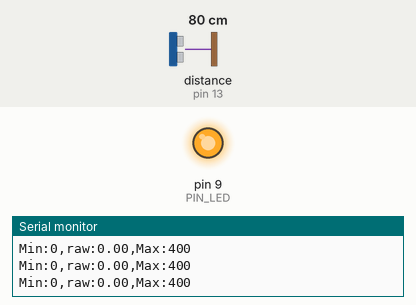
This sketch was run on a simulated Arduino Uno, built with avr-gcc and run on an emulated ATmega328P. Parts: output pins drawn as LEDs (lit = HIGH), the last lines printed to the serial monitor. Wiring (inferred from the names in the program): ultrasonic range finder: trigger pin 12; echo pin 13. Inputs (shaded band) come from the test bench; at power-on: distance to the obstacle (sensor on pin 13) 80 cm. The echo pulse lasts 58.3 µs per cm; pins used as bus, display or sensor lines are not drawn.

Above: at 1.2 s.
1.3 s: distance to the obstacle (sensor on pin 13) set to 33 cm
2.8 s: distance to the obstacle (sensor on pin 13) set to 30 cm
At 3.36 s:
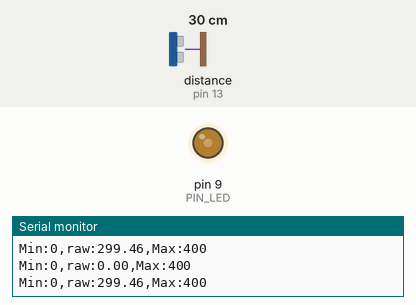
5.8 s: distance to the obstacle (sensor on pin 13) set to 18 cm
At 7.36 s:
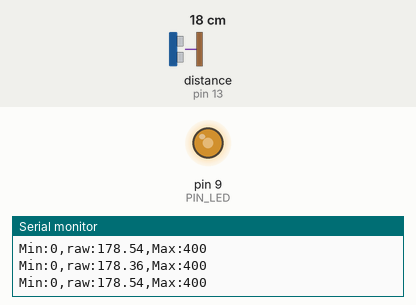
8.8 s: distance to the obstacle (sensor on pin 13) set to 2 cm
Timing chart, 0 to 11.3 s (numbered marks = the images above; inputs shaded):
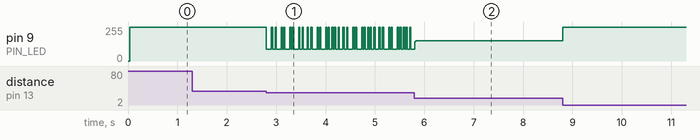

The sketch:

08_example_3.ino
```cpp
// Arduino pin assignment
#define PIN_LED 9
#define PIN_TRIG 12
#define PIN_ECHO 13

// configurable parameters
#define SND_VEL 346.0 // sound velocity at 24 celsius degree (unit: m/s)
#define INTERVAL 25 // sampling interval (unit: ms)
#define _DIST_MIN 100 // minimum distance to be measured (unit: mm)
#define _DIST_MAX 300 // maximum distance to be measured (unit: mm)

// global variables
float timeout; // unit: us
float dist_min, dist_max, dist_raw; // unit: mm
unsigned long last_sampling_time; // unit: ms
float scale; // used for pulse duration to distance conversion

void setup() {
// initialize GPIO pins
  pinMode(PIN_LED,OUTPUT);
  pinMode(PIN_TRIG,OUTPUT);
  digitalWrite(PIN_TRIG, LOW);
  pinMode(PIN_ECHO,INPUT);

// initialize USS related variables
  dist_min = _DIST_MIN;
  dist_max = _DIST_MAX;
  timeout = (INTERVAL / 2) * 1000.0; // precalculate pulseIn() timeout value. (unit: us)
  dist_raw = 0.0; // raw distance output from USS (unit: mm)
  scale = 0.001 * 0.5 * SND_VEL;

// initialize serial port
  Serial.begin(57600);

// initialize last sampling time
  last_sampling_time = 0;
}

void loop() {
// wait until next sampling time.
// millis() returns the number of milliseconds since the program started. Will overflow after 50 days.
  if(millis() < last_sampling_time + INTERVAL) return;

// get a distance reading from the USS
  dist_raw = USS_measure(PIN_TRIG,PIN_ECHO);

// output the read value to the serial port
  Serial.print("Min:0,");
  Serial.print("raw:");
  Serial.print(dist_raw);
  Serial.print(",");
  Serial.println("Max:400");

// turn on the LED if the distance is between dist_min and dist_max
  float val;
  float VAL;
  if(dist_raw < dist_min || dist_raw > dist_max) {
    analogWrite(PIN_LED, 255);
    }
  else{
    if(dist_min <= dist_raw && dist_raw <= 200) {
      val = 510 - (255/100 * dist_raw);
      analogWrite(PIN_LED, val);
      }
    if(200 <= dist_raw && dist_raw <= dist_max) {
      VAL = (255/100 * dist_raw) - 510;
      analogWrite(PIN_LED, VAL);
      }
    }


// update last sampling time
  last_sampling_time += INTERVAL;
}

// get a distance reading from USS. return value is in millimeter.
float USS_measure(int TRIG, int ECHO)
{
  float reading;
  float copy_reading;
  float reading_val;
  digitalWrite(TRIG, HIGH);
  delayMicroseconds(10);
  digitalWrite(TRIG, LOW);
  reading = pulseIn(ECHO, HIGH, timeout) * scale; // unit: mm
  copy_reading = reading;
  if(reading < dist_min || reading > dist_max) reading_val = 0.0; // return 0 when out of range.
  else {
    if(copy_reading == 0) {
    }
    else {
      reading_val = copy_reading;
    }
  }
  return reading_val;

  // Pulse duration to distance conversion example (target distance = 17.3m)
  // - round trip distance: 34.6m
  // - expected pulse duration: 0.1 sec, or 100,000us
  // - pulseIn(ECHO, HIGH, timeout) * 0.001 * 0.5 * SND_VEL
  //           = 100,000 micro*sec * 0.001 milli/micro * 0.5 * 346 meter/sec
  //           = 100,000 * 0.001 * 0.5 * 346 * micro * sec * milli * meter
  //                                           ----------------------------
  //                                           micro * sec
  //           = 100 * 173 milli*meter = 17,300 mm = 17.3m
  // pulseIn() returns microseconds.
}
```

Measured:
- the behaviour switches between 31 and 30 cm on distance to the obstacle (sensor on pin 13) (found by bisection; images 0 and 1)
- by itself, pin 9 (PIN_LED): repeats every 0.07 s: 152/255 0.05 s, 153/255 0.02 s
